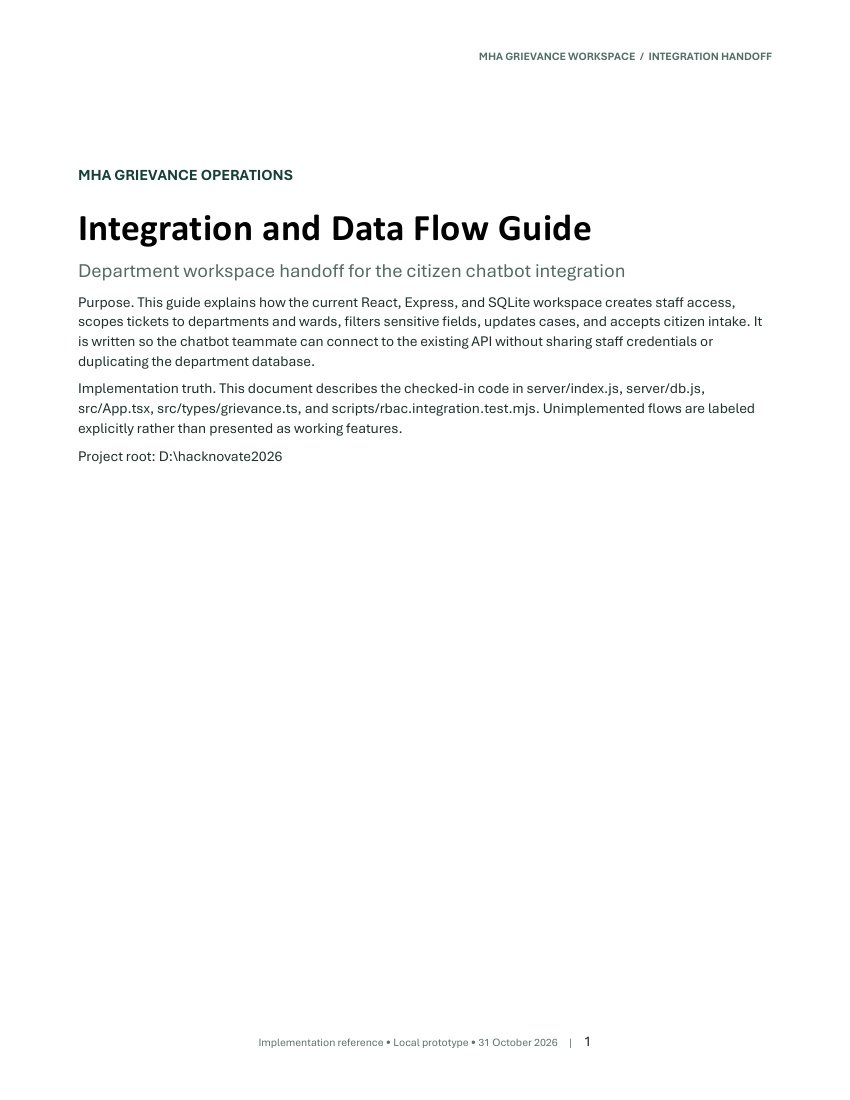
#> input picture artifacts/integration-guide-render-v5/page-01.png, 850 x 1100 px; its folder holds only this picture in this run
$ python contact_sheet.py
#> lines starting #> are read from the running program, lines starting #| are printed output that depends on the picture
from PIL import Image, ImageDraw
from pathlib import Path
pages=sorted(Path('artifacts/integration-guide-render-v5').glob('page-*.png'))
thumbs=[]
for f in pages:
    im=Image.open(f).convert('RGB'); im.thumbnail((425,550))
#> further down, im is the input picture: PIL image 850x1100 RGB; mean R, G, B 250.3, 250.6, 250.5
    canvas=Image.new('RGB',(445,585),'#d9dfdc')
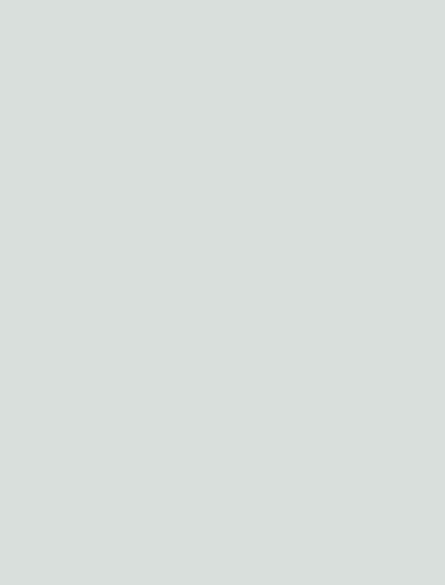
#> canvas: PIL image 445x585 RGB; mean R, G, B 217, 223, 220
    canvas.paste(im,((445-im.width)//2,12))
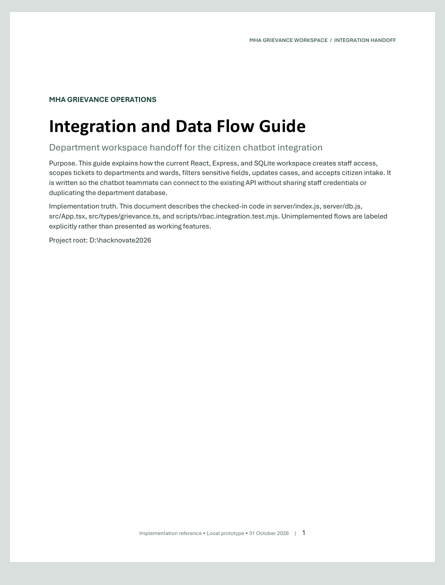
#> canvas: PIL image 445x585 RGB; mean R, G, B 246.8, 247.7, 247.3
    ImageDraw.Draw(canvas).text((12,560),f.stem,fill='#173f37')
    thumbs.append(canvas)
out=Image.new('RGB',(890,585*((len(thumbs)+1)//2)),'white')
#> out: PIL image 890x585 RGB; every value is 255
for i,im in enumerate(thumbs): out.paste(im,((i%2)*445,(i//2)*585))
#> this loop made 1 pass
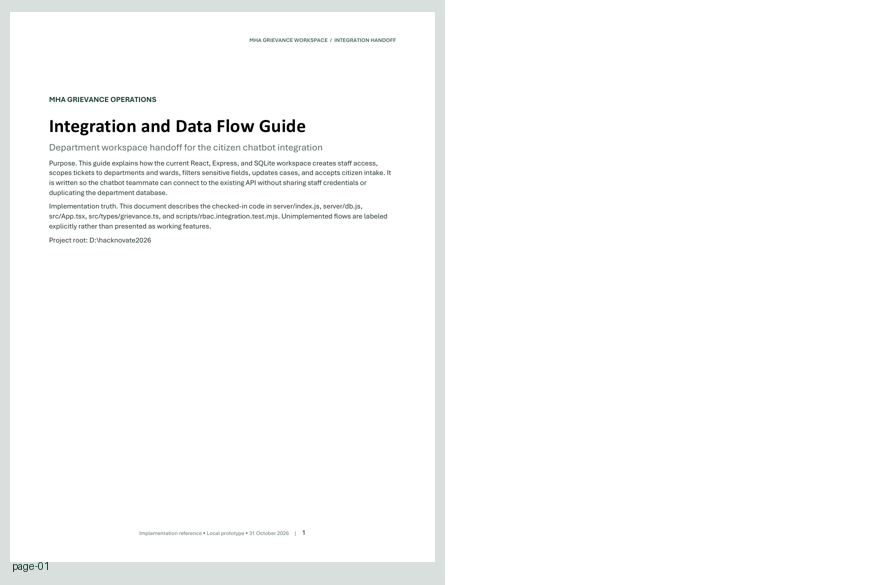
#> out: PIL image 890x585 RGB; mean R, G, B 250.9, 251.3, 251.1
out.save('artifacts/integration-guide-render-v5/contact.png')

$ run again, on artifacts/integration-guide-render-v5/page-05.png
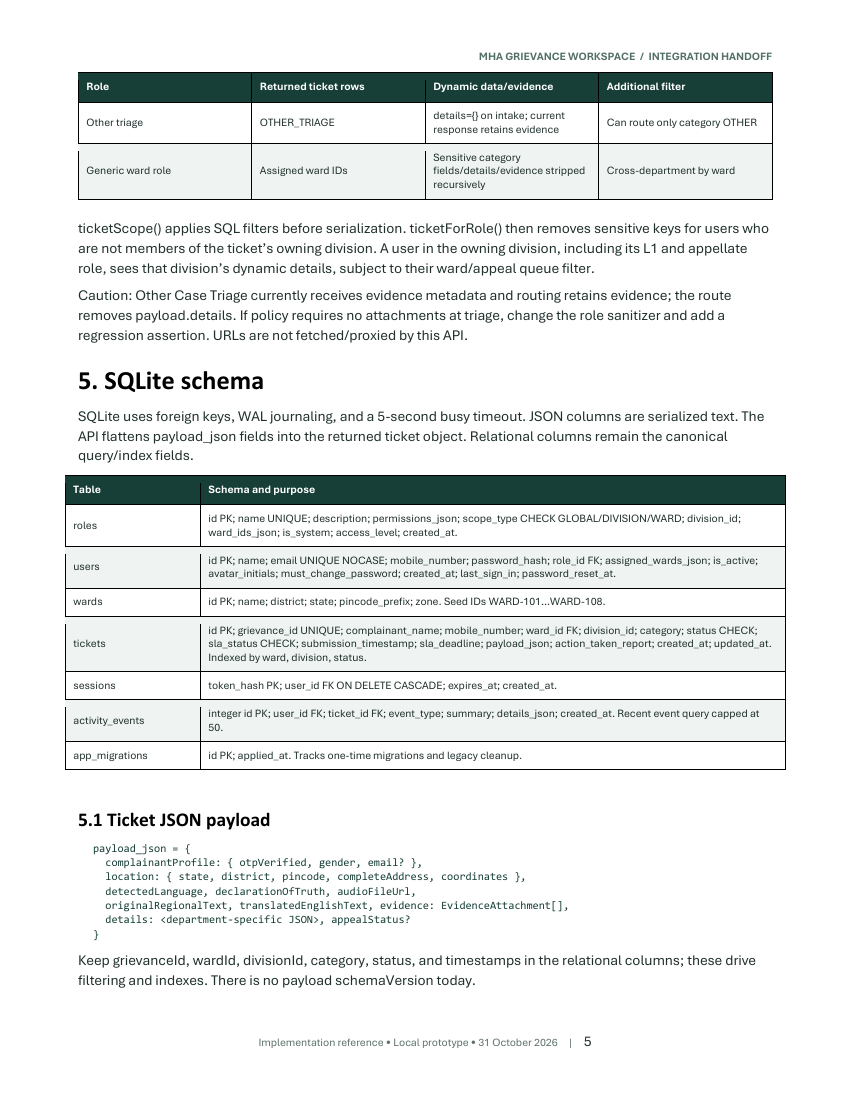
#> input picture artifacts/integration-guide-render-v5/page-05.png, 850 x 1100 px
#> im is the input picture: PIL image 850x1100 RGB; mean R, G, B 231.9, 234.9, 234.1
#> im: PIL image 425x550 RGB
#> `canvas.paste(im,((445-im.width)//2,12))`:
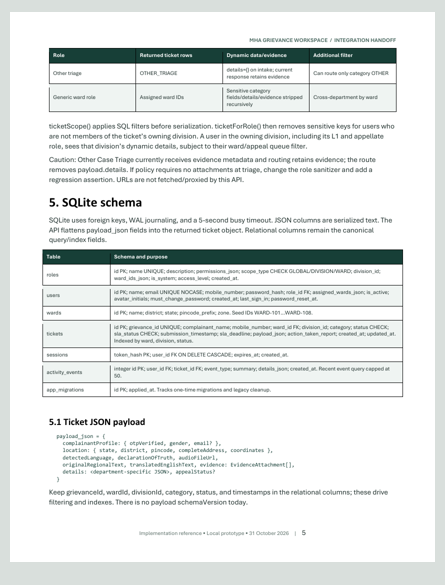
#> canvas: PIL image 445x585 RGB; mean R, G, B 230, 233.4, 232.4
#> the loop `for i,im in enumerate(thumbs): out.paste(im,((i%2)*445,(i//2)*585))` made 1 pass
#> after the loop `for i,im in enumerate(thumbs): out.paste(im,((i%2)*445,(i//2)*585))`:
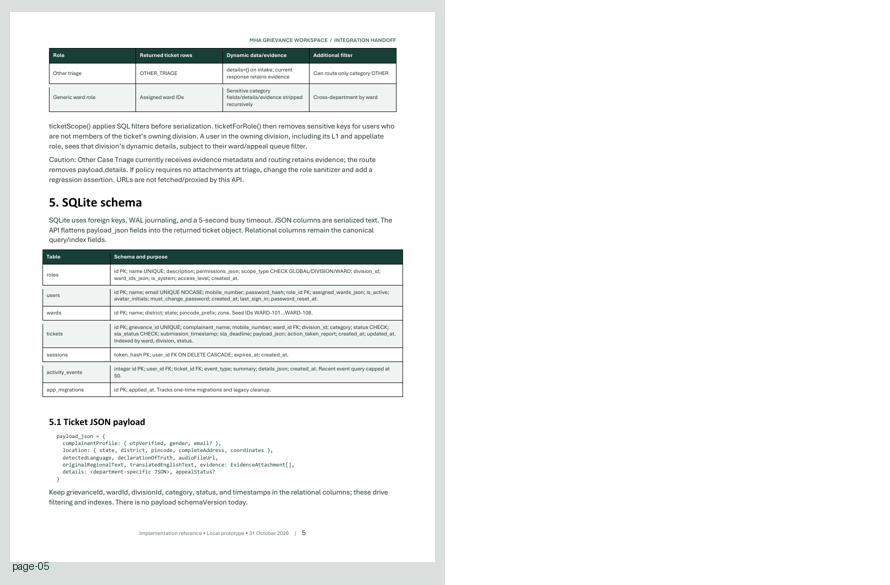
#> out: PIL image 890x585 RGB; mean R, G, B 242.5, 244.1, 243.7

$ run again, on artifacts/integration-guide-render-v5/page-06.png
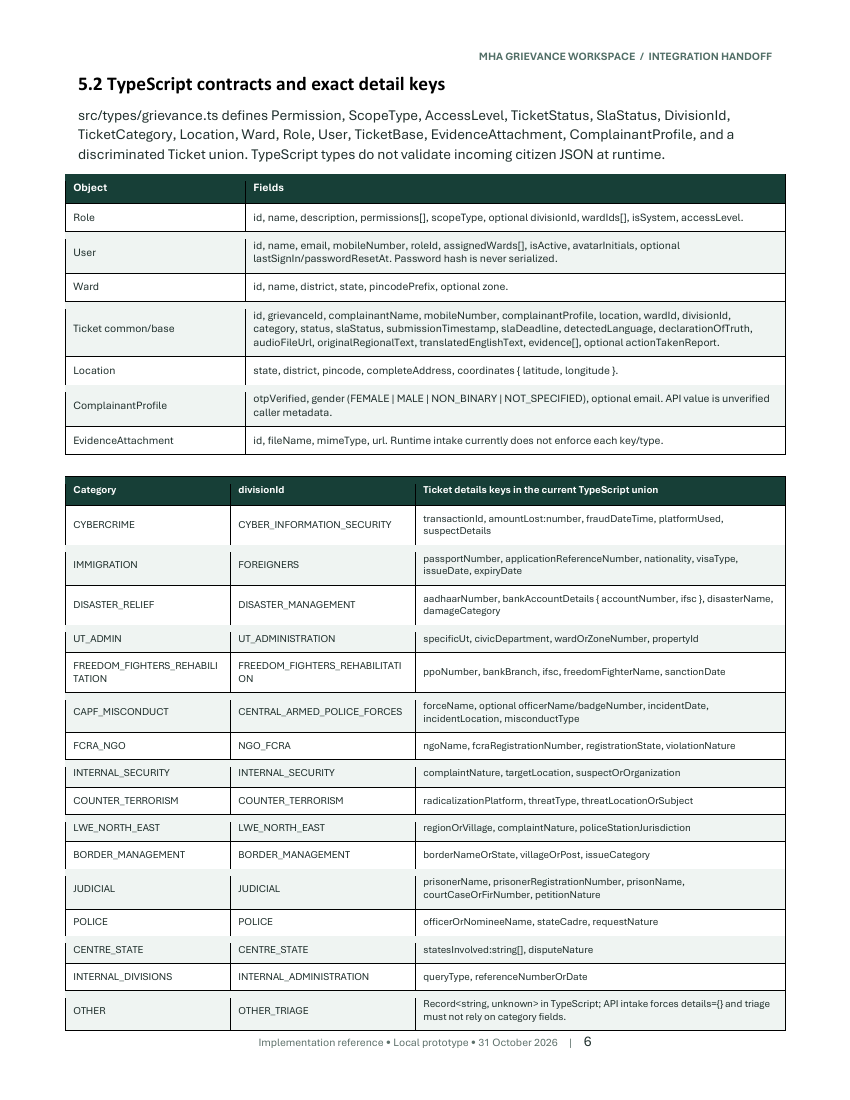
#> input picture artifacts/integration-guide-render-v5/page-06.png, 850 x 1100 px
#> im is the input picture: PIL image 850x1100 RGB; mean R, G, B 227.5, 231.2, 230.2
#> im: PIL image 425x550 RGB
#> `canvas.paste(im,((445-im.width)//2,12))`:
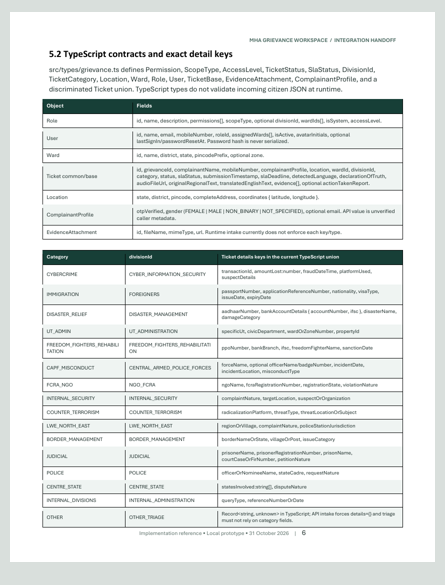
#> canvas: PIL image 445x585 RGB; mean R, G, B 226.1, 230.1, 228.8
#> the loop `for i,im in enumerate(thumbs): out.paste(im,((i%2)*445,(i//2)*585))` made 1 pass
#> after the loop `for i,im in enumerate(thumbs): out.paste(im,((i%2)*445,(i//2)*585))`:
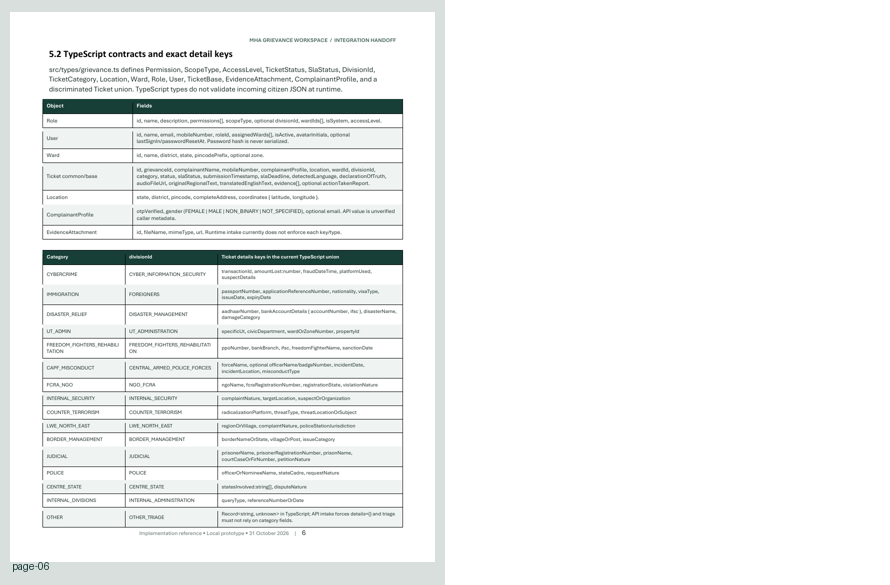
#> out: PIL image 890x585 RGB; mean R, G, B 240.5, 242.5, 241.9

$ run again, on artifacts/integration-guide-render-v5/page-07.png
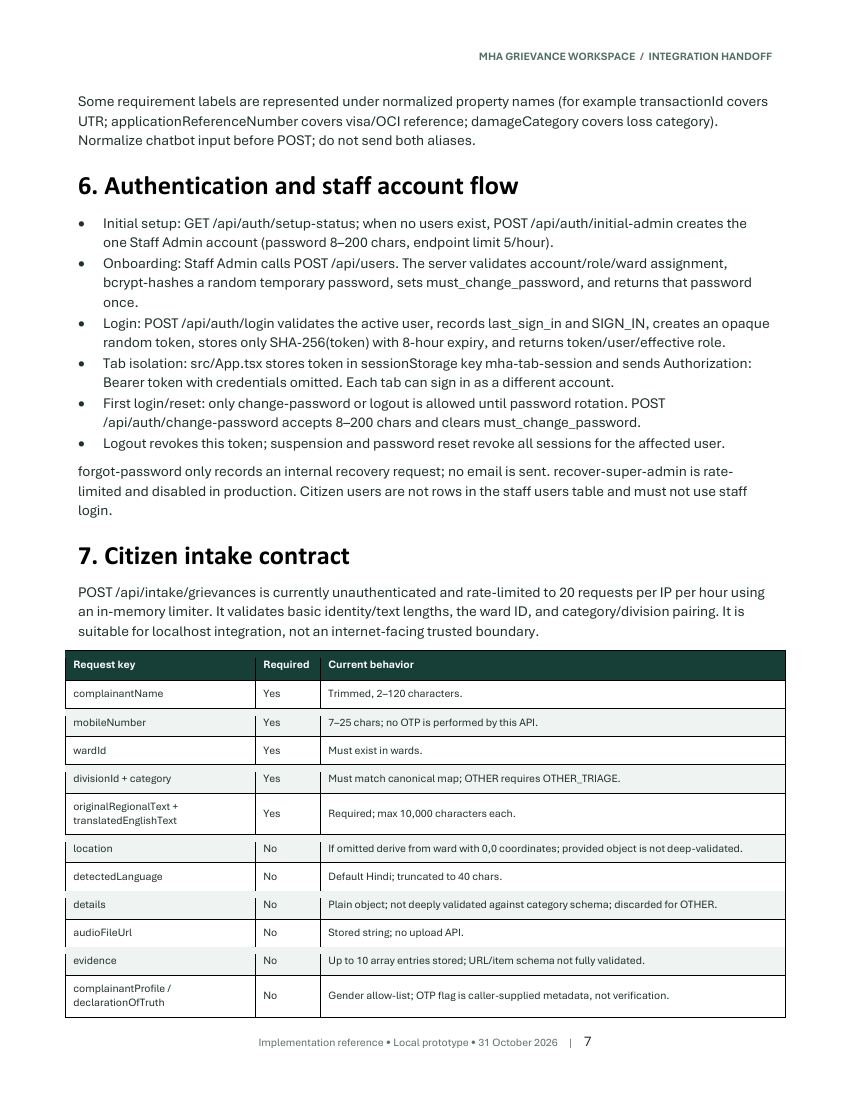
#> input picture artifacts/integration-guide-render-v5/page-07.png, 850 x 1100 px
#> im is the input picture: PIL image 850x1100 RGB; mean R, G, B 235.3, 237.4, 236.9
#> im: PIL image 425x550 RGB
#> `canvas.paste(im,((445-im.width)//2,12))`:
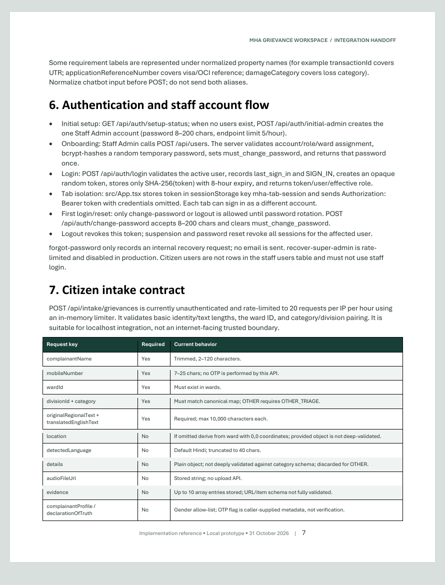
#> canvas: PIL image 445x585 RGB; mean R, G, B 233.1, 235.6, 234.8
#> the loop `for i,im in enumerate(thumbs): out.paste(im,((i%2)*445,(i//2)*585))` made 1 pass
#> after the loop `for i,im in enumerate(thumbs): out.paste(im,((i%2)*445,(i//2)*585))`:
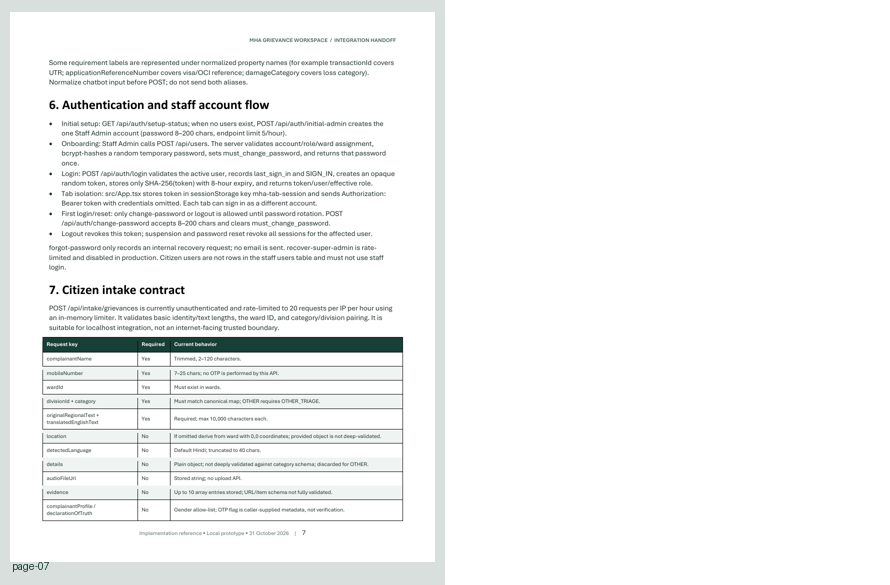
#> out: PIL image 890x585 RGB; mean R, G, B 244, 245.3, 244.9

$ run again, on artifacts/integration-guide-render-v5/page-02.png
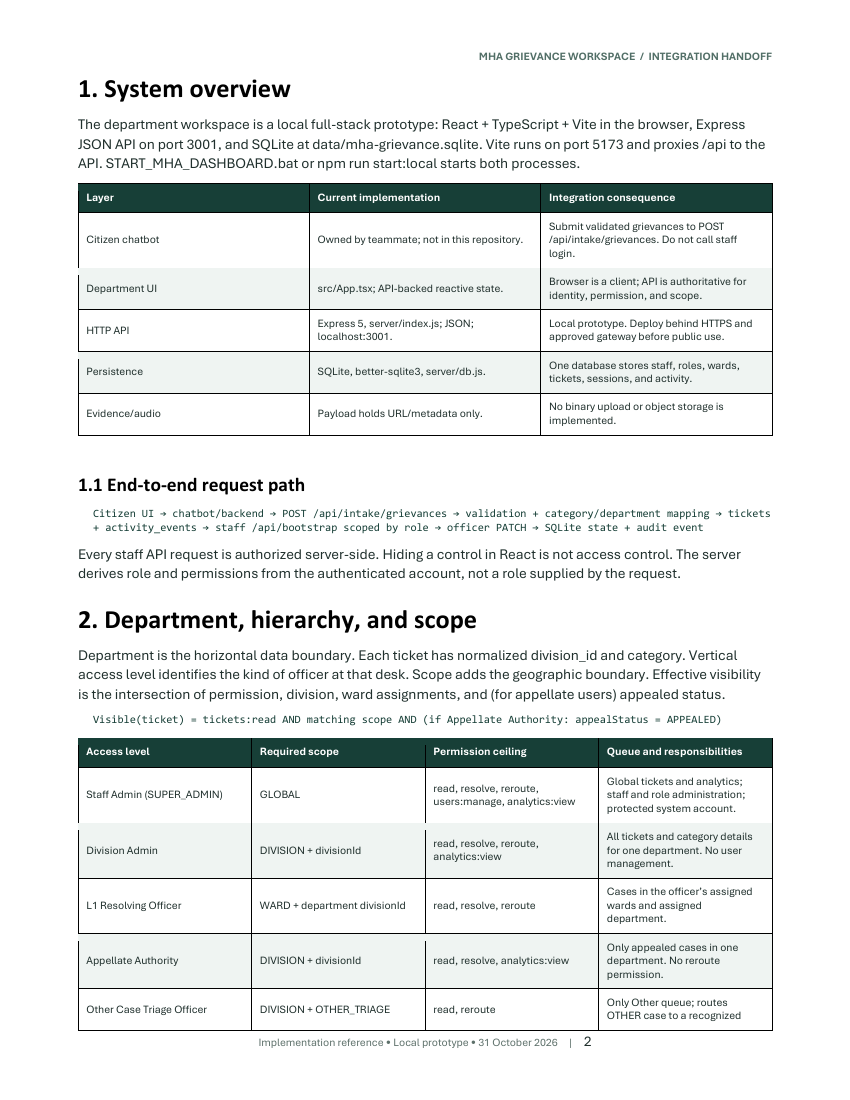
#> input picture artifacts/integration-guide-render-v5/page-02.png, 850 x 1100 px
#> im is the input picture: PIL image 850x1100 RGB; mean R, G, B 232.1, 235, 234.3
#> im: PIL image 425x550 RGB
#> `canvas.paste(im,((445-im.width)//2,12))`:
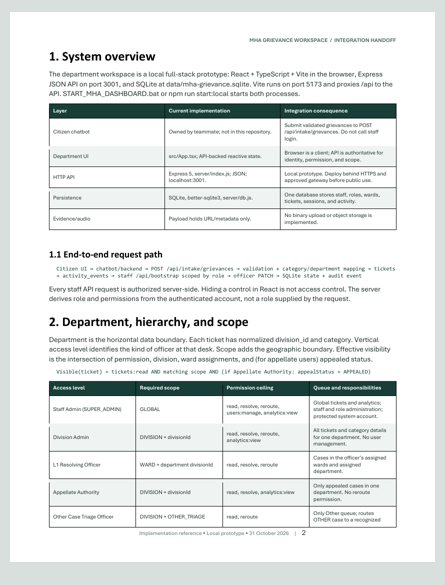
#> canvas: PIL image 445x585 RGB; mean R, G, B 230.2, 233.5, 232.5
#> the loop `for i,im in enumerate(thumbs): out.paste(im,((i%2)*445,(i//2)*585))` made 1 pass
#> after the loop `for i,im in enumerate(thumbs): out.paste(im,((i%2)*445,(i//2)*585))`:
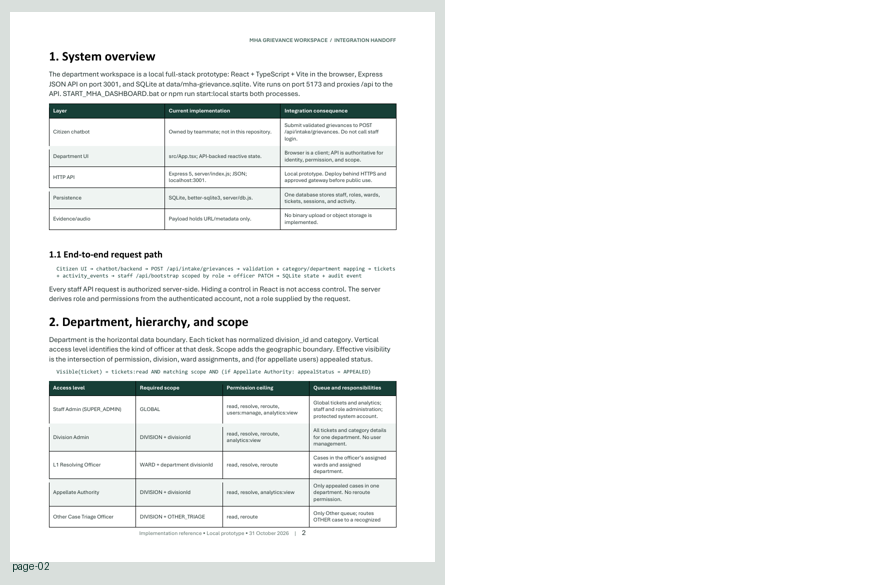
#> out: PIL image 890x585 RGB; mean R, G, B 242.6, 244.2, 243.7
